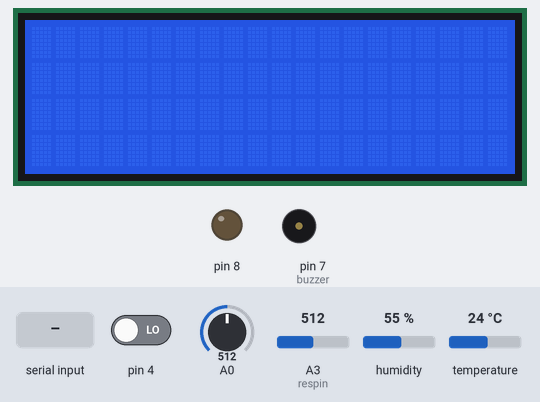
Bench run of a sketch on a simulated Arduino Uno, built with avr-gcc and run on an emulated ATmega328P. Parts: 20×4 character LCD, output pins drawn as LEDs (lit = HIGH), buzzer (waves = sounding). Inputs (shaded band) come from the test bench; at power-on: A0 = 512, pin 4 LOW, A3 (respin) = 512, humidity 55 %, temperature 24 °C. What the sketch prints to the serial monitor is not drawn.

Above: at 1.2 s.
1.3 s: A0 set to 105
7.3 s: A0 set to 90
At 13.4 s:
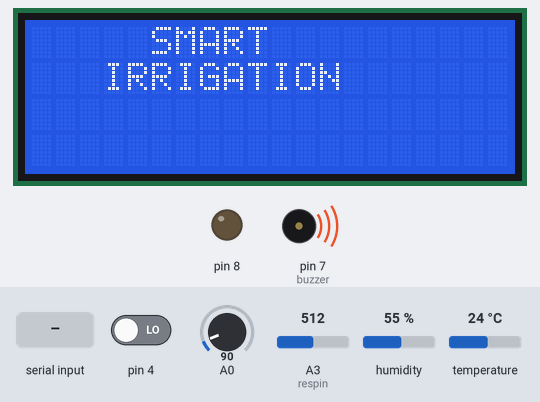
13.7 s: "1" received over Serial
At 18.5 s:
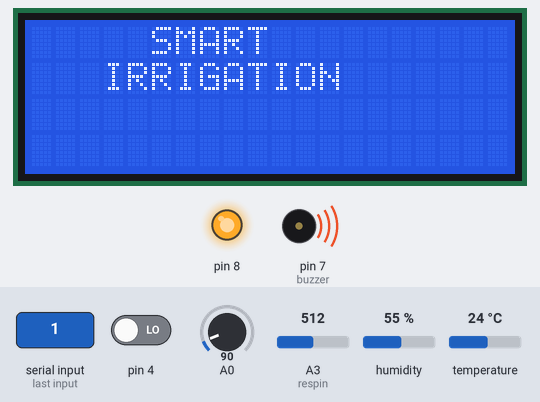
18.8 s: A0 set to 130
At 25.8 s:
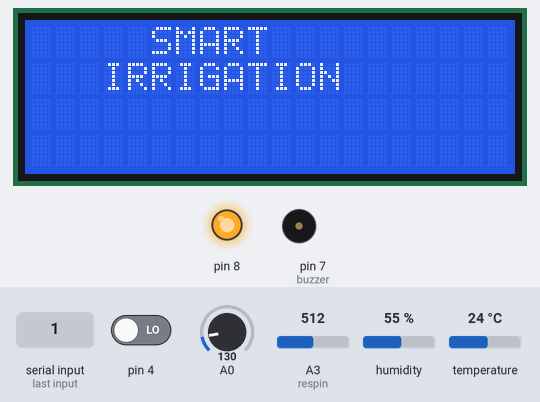
26.3 s: A0 set to 30
At 33.9 s:
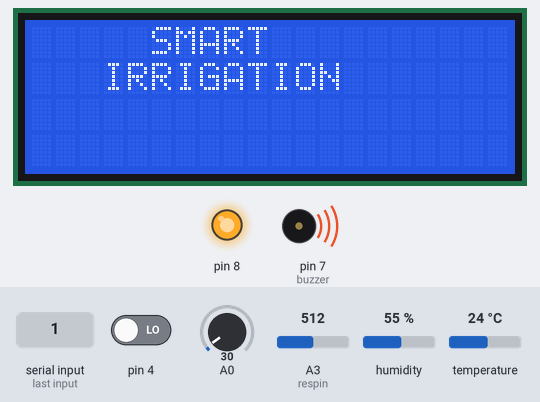
34.1 s: A0 set to 306
At 38.6 s:
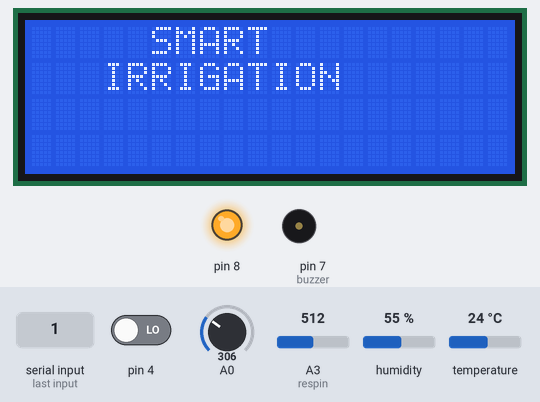
Timing chart, 0 to 40.1 s (numbered marks = the images above; inputs shaded):
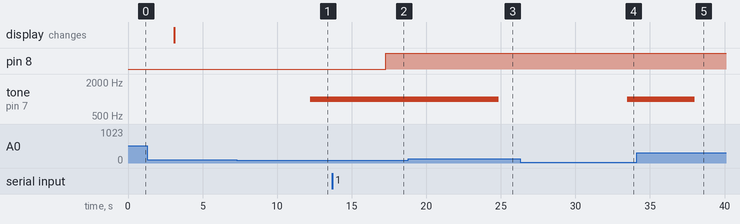

The sketch:

codearduino-smartirrigation.ino
```cpp
#include <dht.h>
#include <Servo.h>
#include <Wire.h>
#include <LiquidCrystal_I2C.h>
//----- Adressage matériel -----
// En cas de non fonctionnement, mettez la ligne 8 en
// commentaire et retirez le commentaire à la ligne 9.
LiquidCrystal_I2C lcd(0x27, 20, 4);
//LiquidCrystal_I2C lcd(0x3F,20,4);
dht DHT;
int respin = A3;
const int buzzer = 7;
int ldr=4;
#define DHT11_PIN 6
#define LEDR 1
#define LEDJ 2
#define LEDV 3
Servo myservo;
void setup(){
  pinMode(8, OUTPUT);
  Serial.begin(9600);
  pinMode(A0, INPUT_PULLUP);
  pinMode(4,INPUT);
  //myservo.attach(8);
  lcd.begin(); // initialisation de l'afficheur
}

void loop(){
  int chk = DHT.read11(DHT11_PIN);
  int A=(int)DHT.temperature;
  int B=(int)DHT.humidity;
  int m= (int)analogRead(A0);
  int C = analogRead(respin);
  int D =(int)digitalRead(4);
  Serial.println((String)A+"::"+(String)B+"::"+(String)C+"::"+(String)m);
  delay(3000);
  if(m<=100){
    tone(buzzer, 1000);
    digitalWrite(LEDR,HIGH);
  delay(1000);
  }
  else if (m>200 && m<=400){
    digitalWrite(LEDV,HIGH);
  delay(500);
     noTone(buzzer);
  delay(1000);
}
else if (m>120 && m<=200){
    digitalWrite(LEDJ,HIGH);
  delay(500);
     noTone(buzzer);
  delay(1000);
}
  char text = Serial.read();
  if (text == '1'){
   // myservo.write(178)
   digitalWrite(8,HIGH);
  }
  else if (text == '0'){
    //myservo.write(3);
     digitalWrite(8,LOW);
  }
  lcd.backlight();
 // Envoi du message
 lcd.setCursor(0, 0);
 lcd.print("     SMART");
 lcd.setCursor(0,1);
 lcd.print("   IRRIGATION");
}
```

Measured:
- the behaviour switches between 101 and 100 on A0 (found by bisection; images 0 and 1)
- after the input at 7.3 s, tone on pin 7 (buzzer): silent → 1000 Hz after 4.9 s
- after the input at 13.7 s, pin 8: LOW → HIGH after 3.6 s
- after the input at 18.8 s, tone on pin 7 (buzzer): 1000 Hz → silent after 6.1 s
- after the input at 26.3 s, tone on pin 7 (buzzer): silent → 1000 Hz after 7.2 s
- after the input at 34.1 s, tone on pin 7 (buzzer): 1000 Hz → silent after 3.9 s
